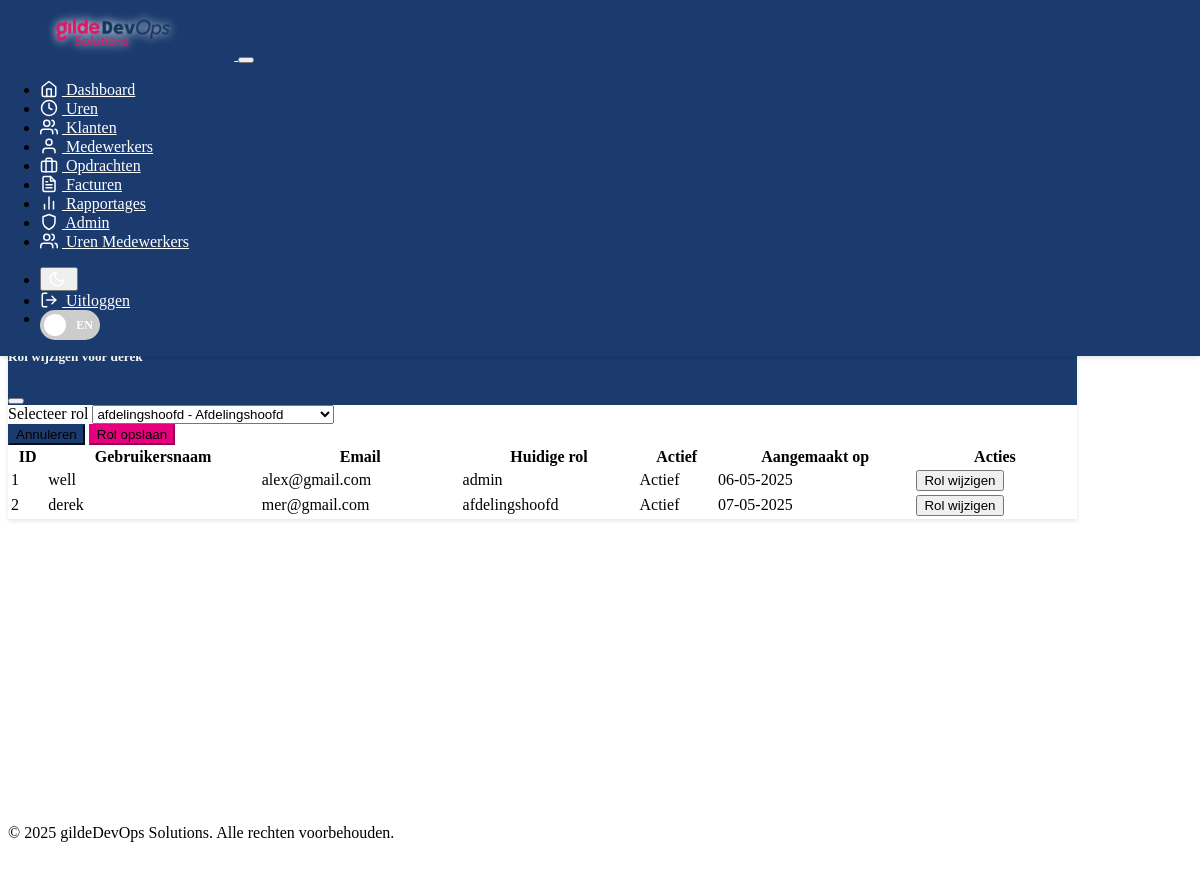
Before: /admin/users (signed in) with the older database file.
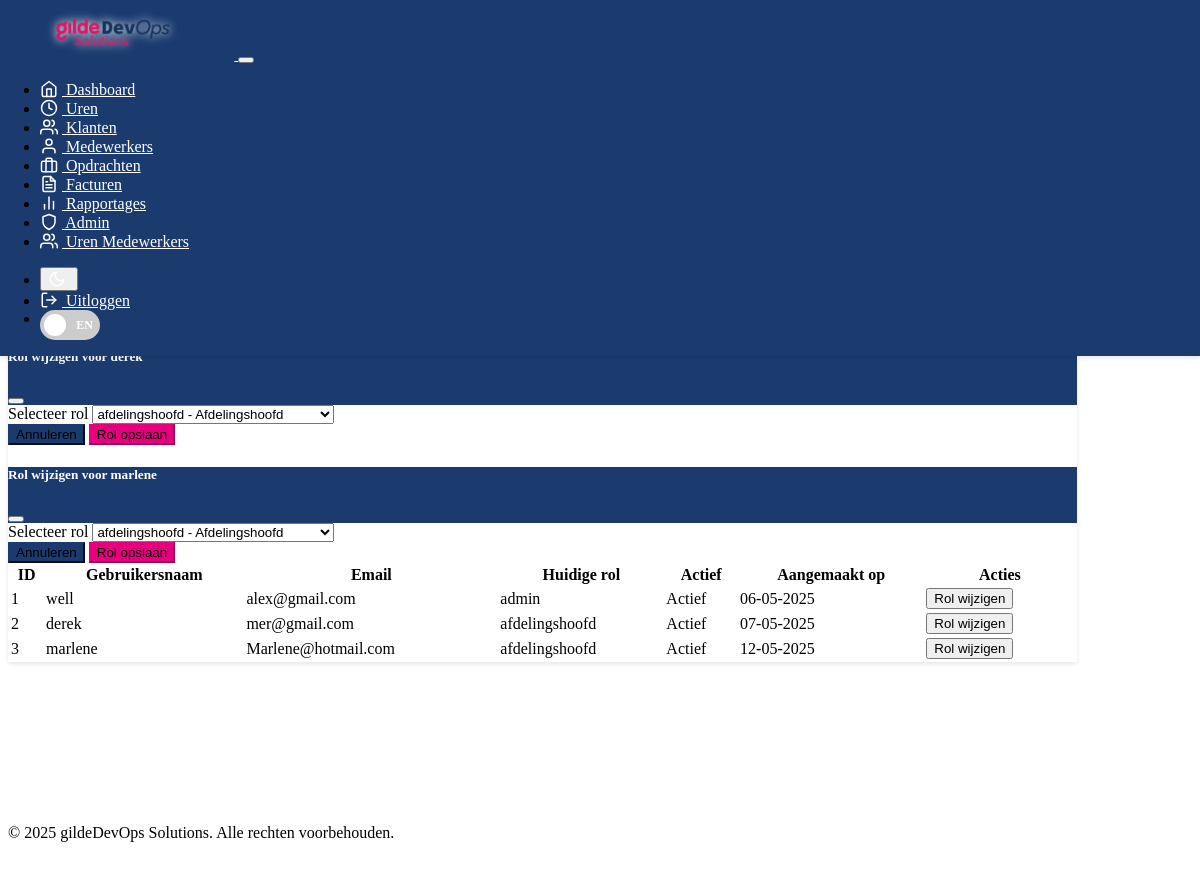
After: the same page with the newer database file.
### models.py (models this page shows, shortened)
class User(UserMixin, db.Model):
    __tablename__ = 'user'
    id = db.Column(db.Integer, primary_key=True)
    username = db.Column(db.String(64), unique=True, nullable=False)
    email = db.Column(db.String(120), unique=True, nullable=False)
    password_hash = db.Column(db.String(256))
    role_id = db.Column(db.Integer, db.ForeignKey('role.id'), nullable=False, default=1)  # Default to basic employee role
    is_active = db.Column(db.Boolean, default=True)
    created_at = db.Column(db.DateTime, default=datetime.utcnow)
    medewerker_id = db.Column(db.Integer, db.ForeignKey('medewerker.id'), nullable=True)  # Link to employee record if exists
    time_entries = db.relationship('TimeEntry', backref='user', lazy=True, cascade='all, delete-orphan')
    check_ins = db.relationship('CheckIn', backref='user', lazy=True, cascade='all, delete-orphan')
    facturen = db.relationship('Factuur', backref='creator', lazy=True)
    __table_args__ = (
        Index('idx_user_email', 'email'),
        Index('idx_user_username', 'username'),
        Index('idx_user_role', 'role_id'),
    )
    def has_role(self, role_name):
        if self.role:
            return self.role.name == role_name
        return False

class Role(db.Model):
    __tablename__ = 'role'
    id = db.Column(db.Integer, primary_key=True)
    name = db.Column(db.String(30), unique=True, nullable=False)
    description = db.Column(db.String(200))
    users = db.relationship('User', backref='role', lazy=True)

### routes.py (the view)
@app.route('/admin/users')
@login_required
@admin_required
def admin_users():
    users = User.query.all()
    roles = Role.query.all()
    return render_template('admin/users.html', users=users, roles=roles)

### templates/admin/users.html (shortened to what this page needs)
{% extends "base.html" %}
{% block content %}
<div class="container">
    <div class="row mb-4">
        <div class="col">
            <nav aria-label="breadcrumb">
                <ol class="breadcrumb">
                    <li class="breadcrumb-item"><a href="{{ url_for('admin_dashboard') }}"> <span data-translate="Admin">Admin</span></a></li>
                    <li class="breadcrumb-item active" aria-current="page"><span data-translate="Gebruikersbeheer">Gebruikersbeheer</span></li>
                </ol>
            </nav>
        </div>
    </div>
    <div class="row">
        <div class="col-md-12">
            <div class="card">
                <div class="card-header">
                </div>
                <div class="card-body">
                    <div class="table-responsive">
                        <table class="table table-striped">
                            <thead>
                                <tr>
                                    <th><span data-translate="ID">ID</span></th>
                                    <th><span data-translate="Gebruikersnaam">Gebruikersnaam</span></th>
                                    <th><span data-translate="Email">Email</span></th>
                                    <th><span data-translate="Huidige rol">Huidige rol</span></th>
                                    <th><span data-translate="Actief">Actief</span></th>
                                    <th><span data-translate="Aangemaakt op">Aangemaakt op</span></th>
                                    <th><span data-translate="Acties">Acties</span></th>
                                </tr>
                            </thead>
                            <tbody>
                                {% for user in users %}
                                <tr>
                                    <td>{{ user.id }}</td>
                                    <td>{{ user.username }}</td>
                                    <td>{{ user.email }}</td>
                                    <td>
                                        <span class="badge {% if user.role.name == 'admin' %}bg-danger{% elif user.role.name == 'afdelingshoofd' %}bg-warning{% elif user.role.name == 'verkoop' %}bg-info{% else %}bg-secondary{% endif %}">
                                            {{ user.role.name }}
                                        </span>
                                    </td>
                                    <td>
                                        <span class="badge {% if user.is_active %}bg-success{% else %}bg-danger{% endif %}">
                                            {% if user.is_active %}
                                            <span data-translate="Actief">Actief</span>
                                            {% else %}
                                            <span data-translate="Inactief">Inactief</span>
                                            {% endif %}
                                        </span>
                                    </td>
                                    <td>{{ user.created_at.strftime('%d-%m-%Y') }}</td>
                                    <td>
                                        <button class="btn btn-sm btn-outline-primary" data-bs-toggle="modal" data-bs-target="#changeRoleModal{{ user.id }}">
                                        </button>
                                    </td>
                                </tr>
                                <div class="modal fade" id="changeRoleModal{{ user.id }}" tabindex="-1" aria-labelledby="changeRoleModalLabel{{ user.id }}" aria-hidden="true">
                                    <div class="modal-dialog">
                                        <div class="modal-content">
                                            <div class="modal-header">
                                                <h5 class="modal-title" id="changeRoleModalLabel{{ user.id }}">
                                                    <span data-translate="Rol wijzigen voor">Rol wijzigen voor</span> {{ user.username }}
                                                </h5>
                                                <button type="button" class="btn-close" data-bs-dismiss="modal" aria-label="Close"></button>
                                            </div>
                                            <form action="{{ url_for('admin_set_user_role', user_id=user.id) }}" method="POST">
                                                <div class="modal-body">
                                                    <div class="mb-3">
                                                        <label for="role_id{{ user.id }}" class="form-label" data-translate="Selecteer rol">Selecteer rol</label>
                                                        <select class="form-select" id="role_id{{ user.id }}" name="role_id" required>
                                                            {% for role in roles %}
                                                            <option value="{{ role.id }}" {% if user.role_id == role.id %}selected{% endif %}>
                                                                {{ role.name }} - {{ role.description }}
                                                            </option>
                                                            {% endfor %}
                                                        </select>
                                                    </div>
                                                    {% if user.id == current_user.id and user.has_role(RoleEnum.ADMIN) %}
                                                    <div class="alert alert-warning">
                                                        <span data-translate="Waarschuwing: Je kunt je eigen admin rol niet downgraden">Waarschuwing: Je kunt je eigen admin rol niet downgraden</span>
                                                    </div>
                                                    {% endif %}
                                                </div>
                                                <div class="modal-footer">
                                                    <button type="button" class="btn btn-secondary" data-bs-dismiss="modal" data-translate="Annuleren">Annuleren</button>
                                                    <button type="submit" class="btn btn-primary" data-translate="Rol opslaan">Rol opslaan</button>
                                                </div>
                                            </form>
                                        </div>
                                    </div>
                                </div>
                                {% endfor %}
                            </tbody>
                        </table>
                    </div>
                </div>
            </div>
        </div>
    </div>
</div>
{% endblock %}

### templates/base.html (shortened to what this page needs)
<!DOCTYPE html>
<html lang="en" data-bs-theme="dark">
<head>
    <link href="https://cdn.replit.com/agent/bootstrap-agent-dark-theme.min.css" rel="stylesheet">
    <link href="https://cdn.jsdelivr.net/npm/feather-icons/dist/feather.min.css" rel="stylesheet">
    <link href="{{ url_for('static', filename='css/custom.css') }}" rel="stylesheet">
</head>
<body>
    <nav class="navbar navbar-expand-lg navbar-dark bg-dark">
        <div class="container">
            <a class="navbar-brand" href="{{ url_for('index') }}">
                <img src="{{ url_for('static', filename='logo.webp') }}" alt="UrenRegistratie Logo" height="60" width="auto" style="filter: drop-shadow(0 0 5px rgba(255,255,255,1));">
            </a>
            {% if current_user.is_authenticated %}
            <button class="navbar-toggler" type="button" data-bs-toggle="collapse" data-bs-target="#navbarNav">
            </button>
            <div class="collapse navbar-collapse" id="navbarNav">
                <ul class="navbar-nav">
                    <li class="nav-item">
                        <a class="nav-link" href="{{ url_for('dashboard') }}">
                            <i data-feather="home" class="feather-sm"></i> <span data-translate="Dashboard">Dashboard</span>
                        </a>
                    </li>
                    <li class="nav-item">
                        <a class="nav-link" href="{{ url_for('time_entries') }}">
                            <i data-feather="clock" class="feather-sm"></i> <span data-translate="Uren">Uren</span>
                        </a>
                    </li>
                    <li class="nav-item">
                        <a class="nav-link" href="{{ url_for('klanten') }}">
                            <i data-feather="users" class="feather-sm"></i> <span data-translate="Klanten">Klanten</span>
                        </a>
                    </li>
                    <li class="nav-item">
                        <a class="nav-link" href="{{ url_for('medewerkers') }}">
                            <i data-feather="user" class="feather-sm"></i> <span data-translate="Medewerkers">Medewerkers</span>
                        </a>
                    </li>
                    <li class="nav-item">
                        <a class="nav-link" href="{{ url_for('opdrachten') }}">
                            <i data-feather="briefcase" class="feather-sm"></i> <span data-translate="Opdrachten">Opdrachten</span>
                        </a>
                    </li>
                    <li class="nav-item">
                        <a class="nav-link" href="{{ url_for('facturen') }}">
                            <i data-feather="file-text" class="feather-sm"></i> <span data-translate="Facturen">Facturen</span>
                        </a>
                    </li>
                    <li class="nav-item">
                        <a class="nav-link" href="{{ url_for('reports_dashboard') }}">
                            <i data-feather="bar-chart-2" class="feather-sm"></i> <span data-translate="Rapportages">Rapportages</span>
                        </a>
                    </li>
                    {% if current_user.has_role(RoleEnum.ADMIN) %}
                    <li class="nav-item">
                        <a class="nav-link" href="{{ url_for('admin_dashboard') }}">
                            <i data-feather="shield" class="feather-sm"></i> <span data-translate="Admin">Admin</span>
                        </a>
                    </li>
                    {% endif %}
                    {% if current_user.has_role(RoleEnum.ADMIN) or current_user.has_role(RoleEnum.AFDELINGSHOOFD) or current_user.has_role(RoleEnum.VERKOOP) %}
                    <li class="nav-item">
                        <a class="nav-link" href="{{ url_for('admin_employee_time_entries') }}">
                            <i data-feather="users" class="feather-sm"></i> <span data-translate="Uren Medewerkers">Uren Medewerkers</span>
                        </a>
                    </li>
                    {% endif %}
                </ul>
                <ul class="navbar-nav ms-auto">
                    <li class="nav-item">
                        <button class="btn btn-link nav-link" id="themeToggle">
                            <i data-feather="moon" class="feather-sm"></i>
                        </button>
                    </li>
                    <li class="nav-item">
                        <a class="nav-link" href="{{ url_for('logout') }}">
                            <i data-feather="log-out" class="feather-sm"></i> <span data-translate="Uitloggen">Uitloggen</span>
                        </a>
                    </li>
                    <li class="nav-item">
                        <label class="language-toggle ms-2" id="languageToggle">
                            <span class="language-toggle-slider">
                                <span class="lang-label lang-nl">NL</span>
                                <span class="lang-label lang-en">EN</span>
                            </span>
                        </label>
                    </li>
                </ul>
            </div>
            {% endif %}
        </div>
    </nav>
    <main class="container mt-4">
        <div class="row">
            <div class="col-12">
                {% block content %}{% endblock %}
            </div>
        </div>
    </main>
    <footer class="mt-5 py-3 text-center text-muted">
        <div class="container">
            <p class="mb-0">&copy; 2025 gildeDevOps Solutions. <span data-translate="Alle rechten voorbehouden">Alle rechten voorbehouden</span>.</p>
        </div>
    </footer>
</body>
</html>

Changed rows visible on the page:
added User: id "3", username "marlene", email "Marlene@hotmail.com", role.name "afdelingshoofd", is_active "Actief", created_at "12-05-2025", role_id "afdelingshoofd - Afdelingshoofd"
